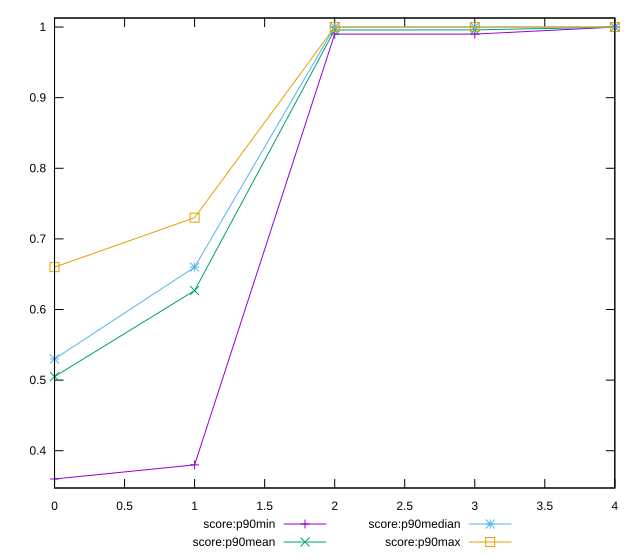

This chart was generated by the following gnuplot code:
reset

$scoreP90Min <<EOF
0 0.36
1 0.38
2 0.99
3 0.99
4 1
EOF

$scoreP90Mean <<EOF
0 0.505
1 0.6268085106382981
2 0.9958510638297858
3 0.9959574468085092
4 1
EOF

$scoreP90Median <<EOF
0 0.53
1 0.66
2 1
3 1
4 1
EOF

$scoreP90Max <<EOF
0 0.66
1 0.73
2 1
3 1
4 1
EOF

set key outside below
set xrange [0:4]
set yrange [0.3472:1.0128]
set trange [0.3472:1.0128]
set terminal svg size 640, 560 enhanced background rgb 'white'
set output "report_00018_2021-02-10T15-25-16.877Z/speed-index/progression/score.svg"

plot $scoreP90Min title "score:p90min" with linespoints, \
     $scoreP90Mean title "score:p90mean" with linespoints, \
     $scoreP90Median title "score:p90median" with linespoints, \
     $scoreP90Max title "score:p90max" with linespoints

reset
